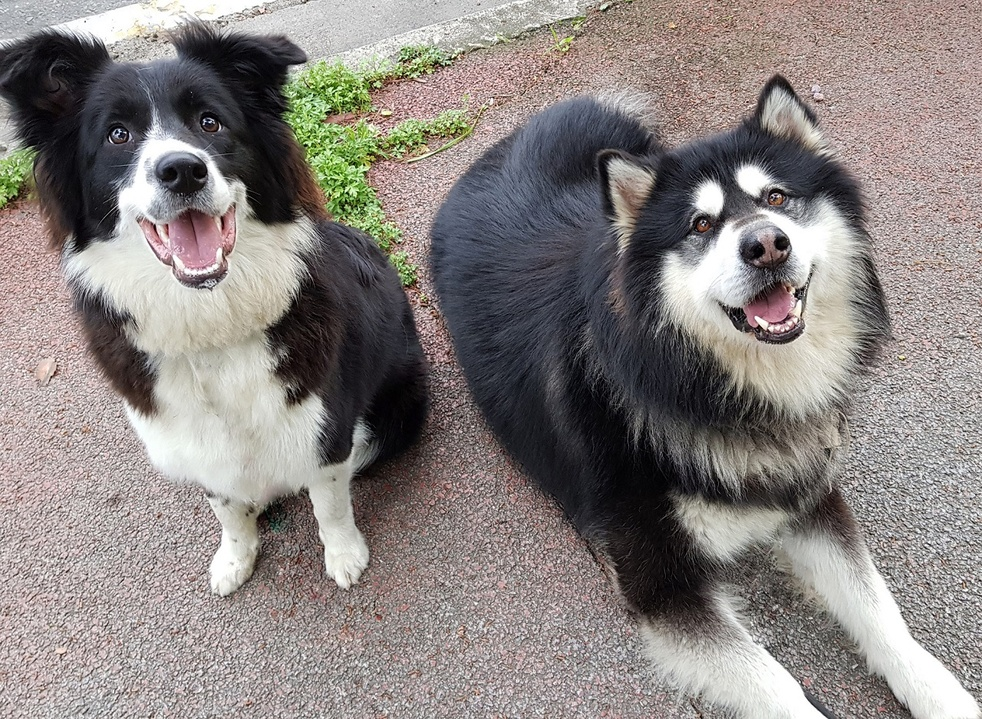
#> input picture HELLO_PYTHON/day12/dogs.jpg, 982 x 719 px, shrunk from 1280 x 937 before the run
$ python mycv09_rotate.py
#> lines starting #> are read from the running program, lines starting #| are printed output that depends on the picture
import cv2

img_color = cv2.imread('dogs.jpg', cv2.IMREAD_COLOR)
#> img_color is the input picture: shape (719, 982, 3); mean B, G, R 128.7, 131.3, 137.5

height, width, channel = img_color.shape
#> height = 719; width = 982; channel = 3

matrix = cv2.getRotationMatrix2D((width/2, height/2),45,1)

dst = cv2.warpAffine(img_color, matrix, (width, height))
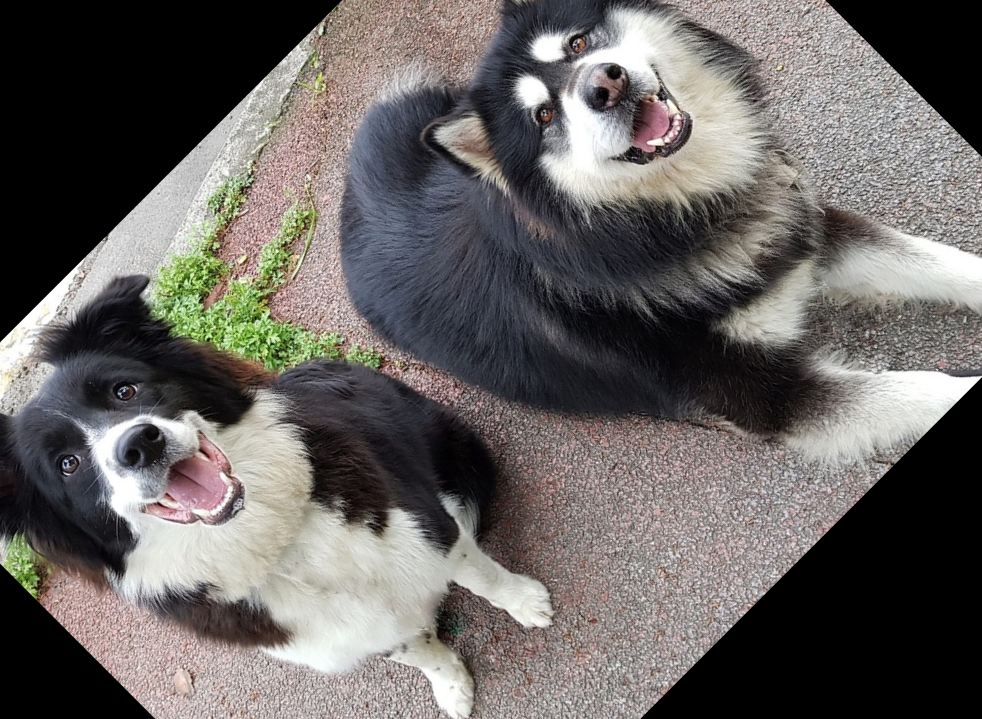
#> dst: shape (719, 982, 3); mean B, G, R 97.7, 99.8, 103.7

cv2.imshow('color', dst)

cv2.waitKey(0)

cv2.destroyAllWindows()
